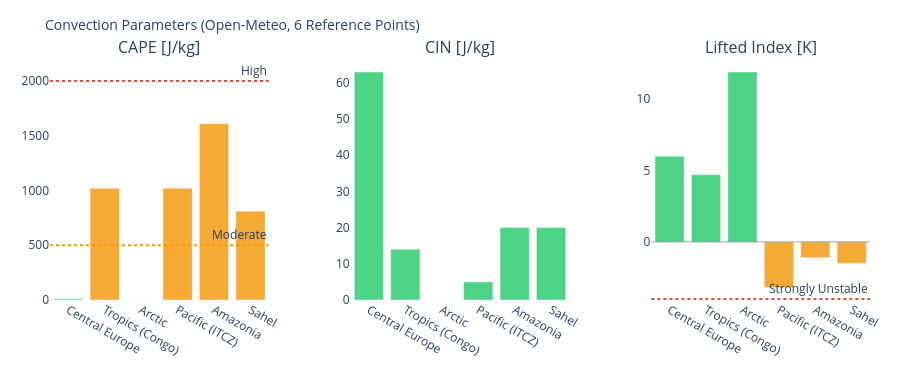

The notebook cell saved with this chart:
### Markdown cell above
---
## 3. Visualizations

### Code cell
# ============================================================
# CAPE / CIN / LIFTED INDEX – Convection potential
# ============================================================

if not df_atm.empty:
    fig = make_subplots(
        rows=1, cols=3,
        subplot_titles=['CAPE [J/kg]', 'CIN [J/kg]', 'Lifted Index [K]'],
        horizontal_spacing=0.1
    )
    pts = df_atm['point'].tolist()
    pt_colors = ['#E85D24','#185FA5','#888780','#378ADD','#639922','#F2A623']

    # CAPE – höher = mehr Gewitterpotential
    cape_vals = df_atm['cape'].fillna(0).tolist()
    cape_colors = ['#e74c3c' if v > 2000 else '#f39c12' if v > 500 else '#2ecc71'
                   for v in cape_vals]
    fig.add_trace(go.Bar(x=pts, y=cape_vals, marker_color=cape_colors,
                         opacity=0.85, showlegend=False), row=1, col=1)
    fig.add_hline(y=2000, line_dash='dot', line_color='#e74c3c',
                  annotation_text='High', row=1, col=1)
    fig.add_hline(y=500,  line_dash='dot', line_color='#f39c12',
                  annotation_text='Moderate', row=1, col=1)

    # CIN – negativer = stärker gedeckelt (weniger Auslöse)
    cin_vals = df_atm['cin'].fillna(0).tolist()
    cin_colors = ['#e74c3c' if v < -200 else '#f39c12' if v < -50 else '#2ecc71'
                  for v in cin_vals]
    fig.add_trace(go.Bar(x=pts, y=cin_vals, marker_color=cin_colors,
                         opacity=0.85, showlegend=False), row=1, col=2)

    # Lifted Index – negativ = instabil
    li_vals = df_atm['li'].fillna(0).tolist()
    li_colors = ['#e74c3c' if v < -4 else '#f39c12' if v < 0 else '#2ecc71'
                 for v in li_vals]
    fig.add_trace(go.Bar(x=pts, y=li_vals, marker_color=li_colors,
                         opacity=0.85, showlegend=False), row=1, col=3)
    fig.add_hline(y=0, line_color='gray', line_width=0.7, row=1, col=3)
    fig.add_hline(y=-4, line_dash='dot', line_color='#e74c3c',
                  annotation_text='Strongly Unstable', row=1, col=3)

    fig.update_layout(
        title=dict(text='Convection Parameters (Open-Meteo, 6 Reference Points)', font=dict(size=14)),
        height=380, plot_bgcolor='rgba(0,0,0,0)', paper_bgcolor='rgba(0,0,0,0)',
        margin=dict(l=50, r=30, t=60, b=80)
    )
    fig.update_xaxes(tickangle=30)
    fig.show()

### Figure 1 — Plotly figure (JSON) as saved in the notebook; plotly's stock layout.template omitted (floating-point values rounded to 4 significant figures)
{"data": [{"marker": {"color": ["#2ecc71", "#f39c12", "#2ecc71", "#f39c12", "#f39c12", "#f39c12"]}, "opacity": 0.85, "showlegend": false, "type": "bar", "x": ["Central Europe", "Tropics (Congo)", "Arctic", "Pacific (ITCZ)", "Amazonia", "Sahel"], "xaxis": "x", "y": [10.0, 1020.0, 0.0, 1020.0, 1610.0, 810.0], "yaxis": "y"}, {"marker": {"color": ["#2ecc71", "#2ecc71", "#2ecc71", "#2ecc71", "#2ecc71", "#2ecc71"]}, "opacity": 0.85, "showlegend": false, "type": "bar", "x": ["Central Europe", "Tropics (Congo)", "Arctic", "Pacific (ITCZ)", "Amazonia", "Sahel"], "xaxis": "x2", "y": [63.0, 14.0, 0.0, 5.0, 20.0, 20.0], "yaxis": "y2"}, {"marker": {"color": ["#2ecc71", "#2ecc71", "#2ecc71", "#f39c12", "#f39c12", "#f39c12"]}, "opacity": 0.85, "showlegend": false, "type": "bar", "x": ["Central Europe", "Tropics (Congo)", "Arctic", "Pacific (ITCZ)", "Amazonia", "Sahel"], "xaxis": "x3", "y": [6.0, 4.7, 11.9, -3.2, -1.1, -1.5], "yaxis": "y3"}], "layout": {"annotations": [{"font": {"size": 16}, "showarrow": false, "text": "CAPE [J/kg]", "x": 0.1333, "xanchor": "center", "xref": "paper", "y": 1.0, "yanchor": "bottom", "yref": "paper"}, {"font": {"size": 16}, "showarrow": false, "text": "CIN [J/kg]", "x": 0.5, "xanchor": "center", "xref": "paper", "y": 1.0, "yanchor": "bottom", "yref": "paper"}, {"font": {"size": 16}, "showarrow": false, "text": "Lifted Index [K]", "x": 0.8667, "xanchor": "center", "xref": "paper", "y": 1.0, "yanchor": "bottom", "yref": "paper"}, {"showarrow": false, "text": "High", "x": 1, "xanchor": "right", "xref": "x domain", "y": 2000, "yanchor": "bottom", "yref": "y"}, {"showarrow": false, "text": "Moderate", "x": 1, "xanchor": "right", "xref": "x domain", "y": 500, "yanchor": "bottom", "yref": "y"}, {"showarrow": false, "text": "Strongly Unstable", "x": 1, "xanchor": "right", "xref": "x3 domain", "y": -4, "yanchor": "bottom", "yref": "y3"}], "height": 380, "margin": {"b": 80, "l": 50, "r": 30, "t": 60}, "paper_bgcolor": "rgba(0,0,0,0)", "plot_bgcolor": "rgba(0,0,0,0)", "shapes": [{"line": {"color": "#e74c3c", "dash": "dot"}, "type": "line", "x0": 0, "x1": 1, "xref": "x domain", "y0": 2000, "y1": 2000, "yref": "y"}, {"line": {"color": "#f39c12", "dash": "dot"}, "type": "line", "x0": 0, "x1": 1, "xref": "x domain", "y0": 500, "y1": 500, "yref": "y"}, {"line": {"color": "gray", "width": 0.7}, "type": "line", "x0": 0, "x1": 1, "xref": "x3 domain", "y0": 0, "y1": 0, "yref": "y3"}, {"line": {"color": "#e74c3c", "dash": "dot"}, "type": "line", "x0": 0, "x1": 1, "xref": "x3 domain", "y0": -4, "y1": -4, "yref": "y3"}], "title": {"font": {"size": 14}, "text": "Convection Parameters (Open-Meteo, 6 Reference Points)"}, "xaxis": {"anchor": "y", "domain": [0.0, 0.2667], "tickangle": 30}, "xaxis2": {"anchor": "y2", "domain": [0.3667, 0.6333], "tickangle": 30}, "xaxis3": {"anchor": "y3", "domain": [0.7333, 1.0], "tickangle": 30}, "yaxis": {"anchor": "x", "domain": [0.0, 1.0]}, "yaxis2": {"anchor": "x2", "domain": [0.0, 1.0]}, "yaxis3": {"anchor": "x3", "domain": [0.0, 1.0]}}}
